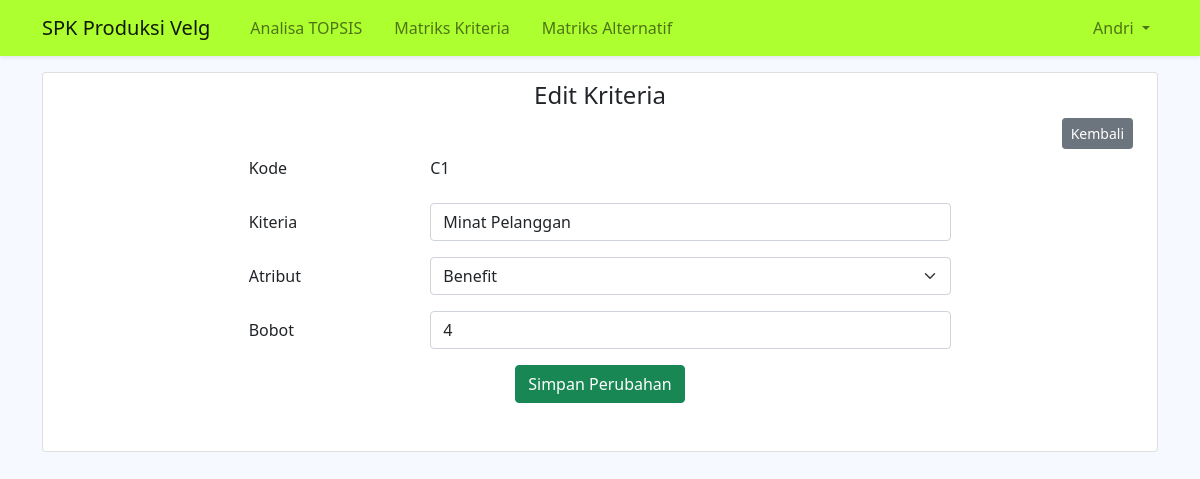
Screenshot of /edit-kriteria.php?id=1 (signed in) with the database file from the repository.
### tables this page shows
CREATE TABLE `kriteria` (
  `id_kriteria` int(10) unsigned NOT NULL AUTO_INCREMENT,
  `kode` char(5) NOT NULL,
  `kriteria` varchar(255) NOT NULL,
  `atribut` enum('Benefit','Cost') NOT NULL,
  `bobot` int(11) NOT NULL,
  PRIMARY KEY (`id_kriteria`)
);

### edit-kriteria.php (the view, shortened to what this page needs)
<?php include "template/header.php" ?>
<?php
    $id = $_GET['id'];
    $kriteria = mysqli_fetch_assoc(mysqli_query($koneksi, "SELECT * FROM kriteria WHERE id_kriteria = '$id'"));
?>
<section id="konten" class="mt-3">
    <div class="container">
        <div class="card px-4 pt-2 pb-5">
            <h4 class="card-title text-center">Edit Kriteria</h4>
            <div class="d-flex justify-content-end">
                <a href="matriks-kriteria.php" class="btn btn-sm btn-secondary ">Kembali</a>
            </div>
            <div class="row d-flex justify-content-center">
                <div class="col-lg-8">
                    <form action="crud/update.php?id=<?= $id ?>" method="post">
                        <div class="row mb-3">
                            <label for="kode" class="col-sm-3 col-form-label">Kode</label>
                            <div class="col-sm-9">
                                <input type="text" readonly class="form-control-plaintext" id="kode" value="<?= $kriteria['kode']?>">
                            </div>
                        </div>
                        <div class="row mb-3">
                            <label for="kriteria" class="col-sm-3 col-form-label">Kiteria</label>
                            <div class="col-sm-9">
                                <input type="text" class="form-control" id="kriteria" name="kriteria" value="<?= $kriteria['kriteria'] ?>">
                            </div>
                        </div>
                        <div class="row mb-3">
                            <label for="atribbutt" class="col-sm-3 col-form-label">Atribut</label>
                            <div class="col-sm-9">
                                <select class="form-select" aria-label="Default select example" name="atribut">
                                    <option value="Benefit" selected>Benefit</option>
                                </select>
                            </div>
                        </div>
                        <div class="row mb-3">
                            <label for="bobot" class="col-sm-3 col-form-label">Bobot</label>
                            <div class="col-sm-9">
                                <input type="number" class="form-control" id="bobot" value="<?= $kriteria['bobot'] ?>" name="bobot">
                            </div>
                        </div>
                        <div class="text-center">
                            <button type="submit" class="btn btn-success" name="matriks-kriteria">Simpan Perubahan</button>
                        </div>
                    </form>
                </div>
            </div>
        </div>
    </div>
</section>
<?php include "template/footer.php" ?>

### style.css (style rules this page uses)
body { background-color: #f6f9ff; }

### rows the page displays
kriteria: kode "C1", kriteria "Minat Pelanggan", bobot "4"

### other values shown
$_SESSION['nama'] "Andri"
